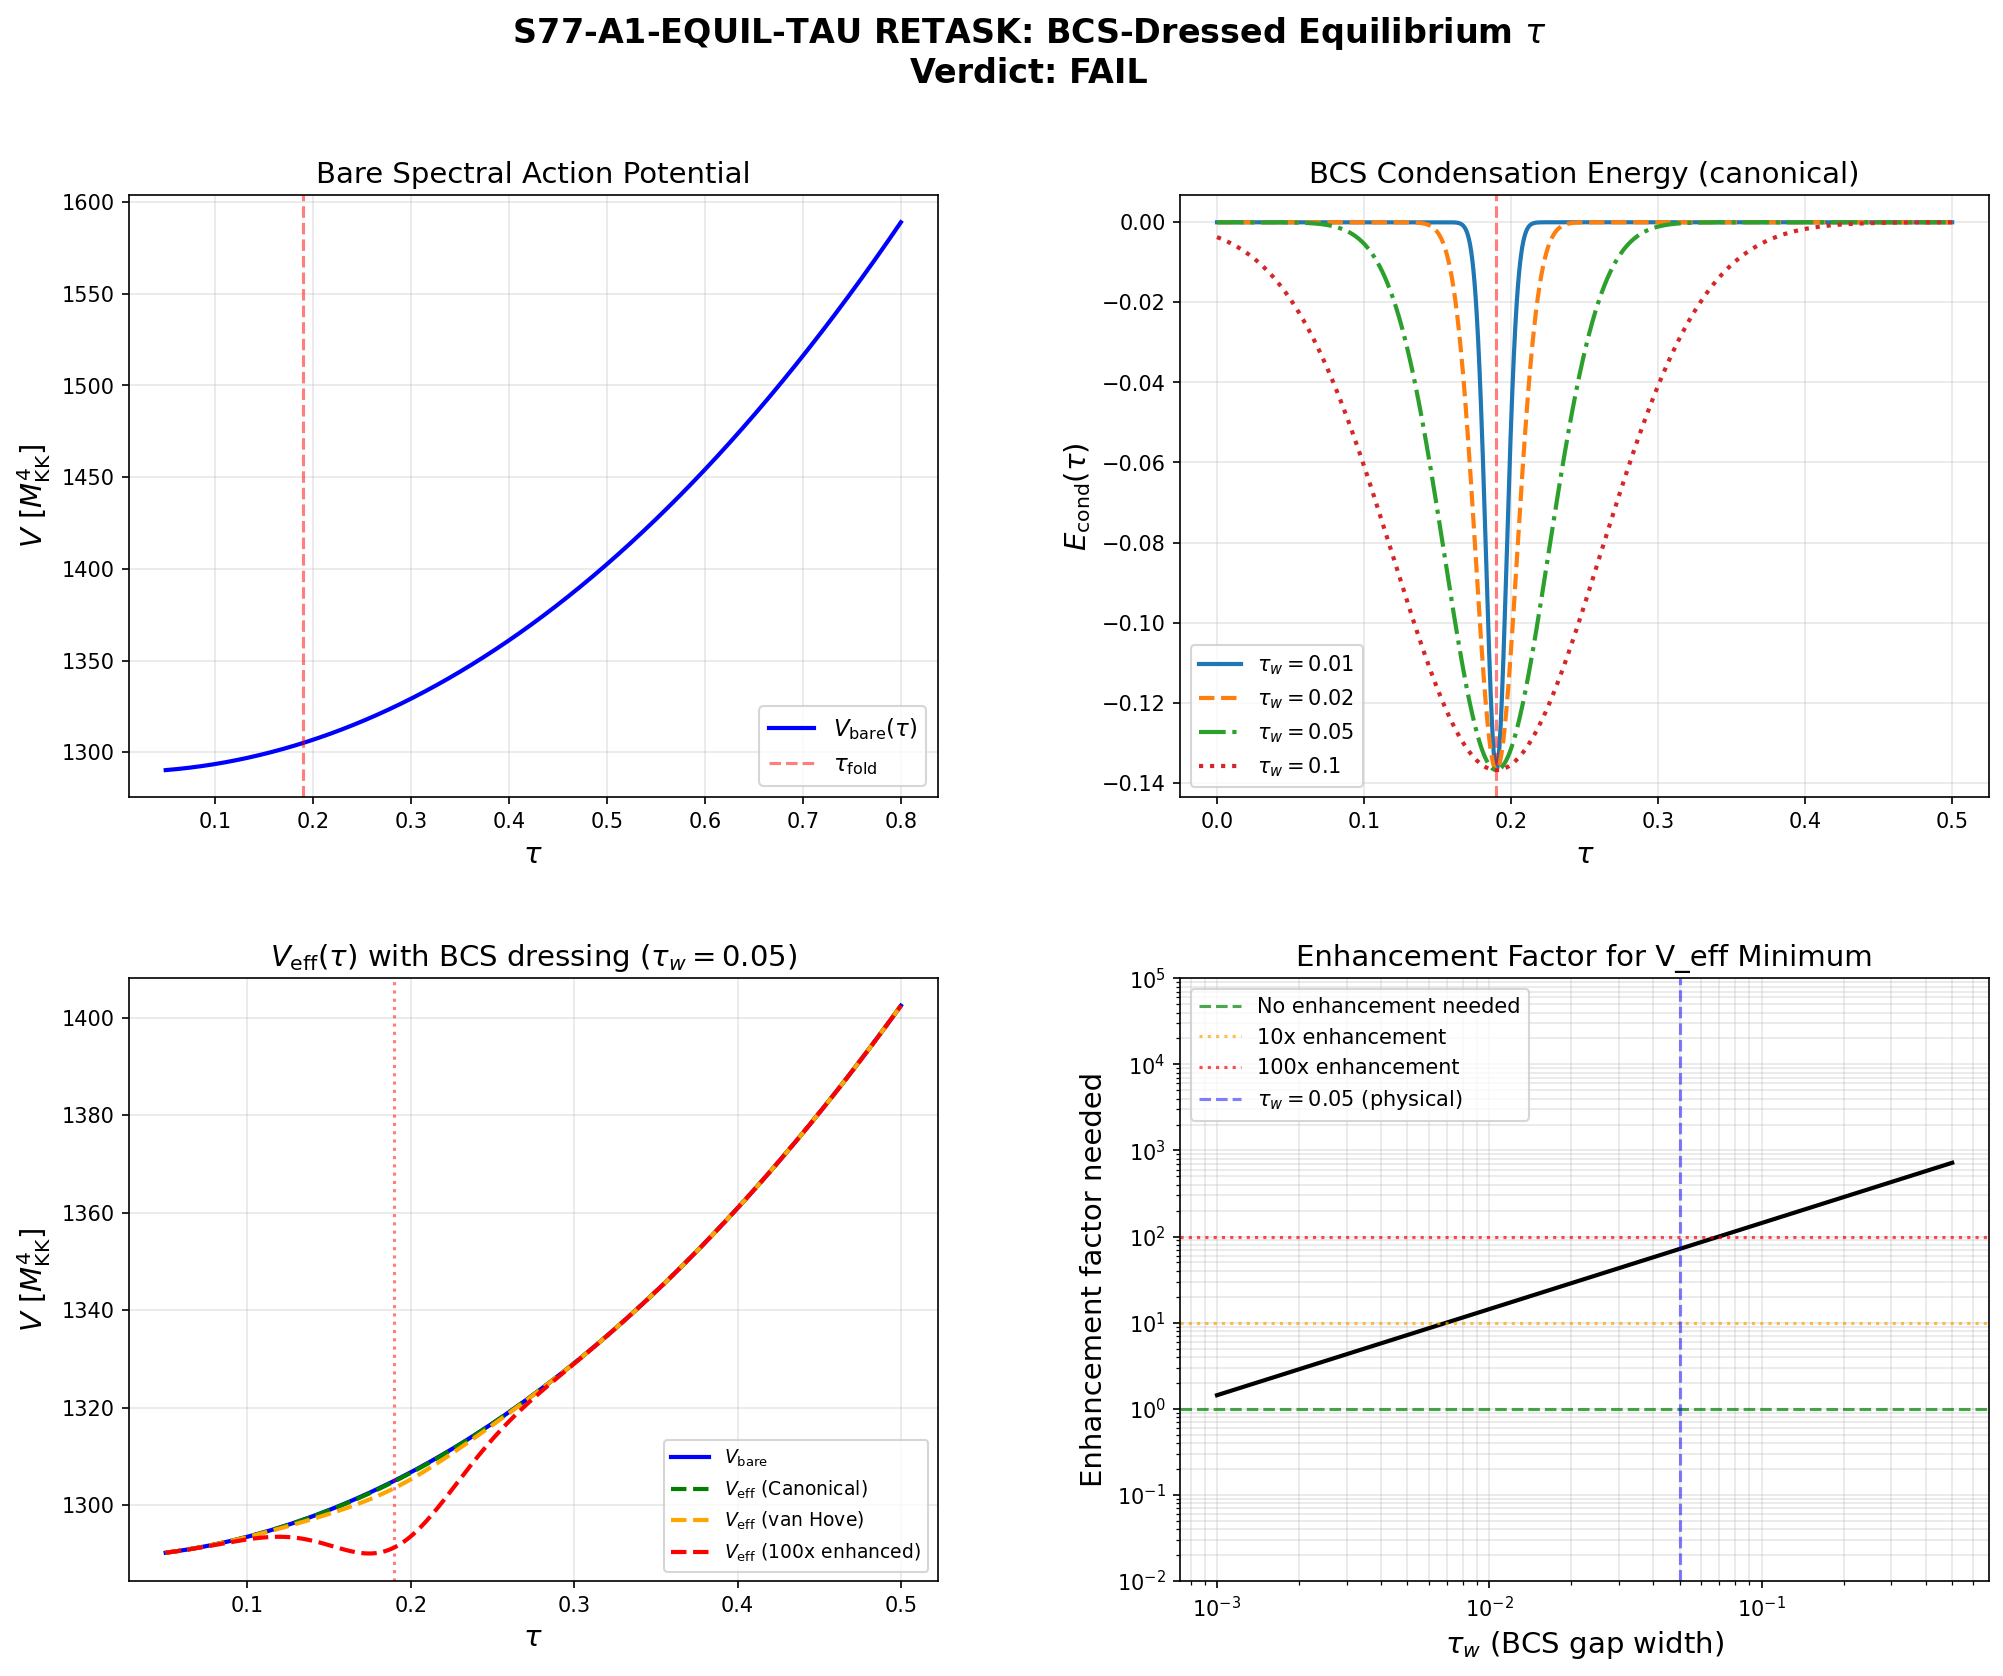

The script that saved this image:
#!/usr/bin/env python3
"""
EQUIL-TAU-77 RETASK: BCS-Dressed Equilibrium tau (S77-A1-EQUIL-TAU)
====================================================================

Session 77, Wave 1-A RETASK
Agent: transit-dynamics-theorist

Pre-registered gate: S77-A1-EQUIL-TAU
  PASS: |tau_equil - 0.190| < 0.05 (BCS minimum near fold)
  FAIL: No minimum in V_eff (BCS dressing insufficient)
  INFO: Minimum exists but |tau_min - 0.190| in [0.05, 0.20]

Physics:
--------
KNOWN: The bare spectral action S_f*(tau) is monotonically increasing
(Perturbative Exhaustion Theorem, S22c; confirmed S73A, S77). V_bare
has NO minimum. This is settled history.

THIS COMPUTATION: The BCS condensation energy E_cond(tau) is NEGATIVE
and peaks at the van Hove fold where the DOS diverges. The question is
whether V_eff(tau) = V_bare(tau) + E_cond(tau) has a local minimum.

Model for E_cond(tau):
  - At the fold (tau_fold = 0.190): E_cond = -0.137 M_KK (canonical, ED-CONV-36)
  - The BCS gap Delta(tau) depends on the DOS: Delta ~ exp(-1/(g*rho(tau)))
  - Near the fold, rho(tau) diverges as |tau - tau_fold|^{-1/2} (A_2 catastrophe)
  - Away from the fold, rho drops and Delta -> 0 exponentially
  - E_cond(tau) = -(1/2) * rho(tau) * Delta(tau)^2 (BCS condensation energy)
  - This creates a cusp-like minimum at tau_fold in V_eff

Cross-checks:
  CHK1: V_bare is monotonically increasing (MUST reproduce -- known)
  CHK2: E_cond(tau_fold) < 0 (condensation lowers energy)
  CHK3: E_cond(tau) -> 0 for |tau - tau_fold| >> Delta/slope
  CHK4: V_eff(tau_fold) < V_bare(tau_fold) (BCS dressing lowers energy)

Input: s73b_efold_mapping.npz, s73a_spectral_action_profile.npz,
       canonical_constants.py
Output: s77_equil_tau_bcs.npz, s77_equil_tau_bcs.png
"""

import numpy as np
import sys
import os
import time
import matplotlib
matplotlib.use('Agg')
import matplotlib.pyplot as plt
from matplotlib.gridspec import GridSpec
from scipy.interpolate import CubicSpline
from scipy.optimize import minimize_scalar, brentq

SCRIPT_DIR = os.path.dirname(os.path.abspath(__file__))
sys.path.insert(0, SCRIPT_DIR)
os.chdir(SCRIPT_DIR)

from canonical_constants import (
    tau_fold, S_fold, dS_fold, d2S_fold,
    G_DeWitt, v_terminal, H_fold, dt_transit,
    M_KK, M_KK_gravity, M_Pl_reduced,
    a0_fold, a2_fold, a4_fold, R_protected_fold,
    m_tau, omega_att, omega_tau,
    E_cond, E_cond_ED_8mode, Delta_BCS, Delta_0_OES,
    a_GL, b_GL, rho_B2_per_mode, N_dof_BCS,
    E_B1, E_B2_mean, E_B3_mean,
    PI, hbar_GeV_s,
)

t_start = time.time()

print("=" * 78)
print("S77-A1-EQUIL-TAU RETASK: BCS-Dressed Equilibrium tau")
print("  Does V_eff(tau) = V_bare(tau) + E_cond(tau) have a minimum?")
print("=" * 78)

# =============================================================================
# SECTION 1: LOAD S73B ODE TRAJECTORY
# =============================================================================
print("\n" + "=" * 78)
print("SECTION 1: Loading S73B ODE Trajectory")
print("=" * 78)

d73b = np.load('s73b_efold_mapping.npz', allow_pickle=True)
t_sol = d73b['t_sol']           # time in M_KK^{-1} units
tau_sol = d73b['tau_sol']       # Jensen deformation parameter
dtau_sol = d73b['dtau_sol']     # d(tau)/dt in M_KK units
lna_sol = d73b['lna_sol']       # ln(a/a_fold)
H_sol = d73b['H_sol']           # Hubble in M_KK units
w_sol = d73b['w_sol']           # equation of state

N_pts = len(t_sol)  # (local)

print(f"  Trajectory: {N_pts} points, t in [{t_sol[0]:.4f}, {t_sol[-1]:.4f}] M_KK^{{-1}}")
print(f"  tau range: [{tau_sol.min():.4f}, {tau_sol.max():.4f}]")

# Key trajectory landmarks
idx_max_tau = np.argmax(tau_sol)  # (local)
tau_max_overshoot = tau_sol[idx_max_tau]  # (local)
t_max_overshoot = t_sol[idx_max_tau]  # (local)

sign_changes = np.where(np.diff(np.sign(dtau_sol)))[0]  # (local)
idx_turn = sign_changes[0] if len(sign_changes) > 0 else idx_max_tau  # (local)

# Find fold return
fold_return_idx = None  # (local)
for i in range(idx_turn, N_pts - 1):
    if tau_sol[i] > tau_fold and tau_sol[i + 1] <= tau_fold:
        fold_return_idx = i  # (local)
        break

print(f"  Overshoot: tau_max = {tau_max_overshoot:.4f} at t = {t_max_overshoot:.4f}")
print(f"  Fold return: t = {t_sol[fold_return_idx]:.4f}" if fold_return_idx else "  No fold return")
print(f"  Late-time: tau -> {tau_sol[-1]:.2f}, dtau = {dtau_sol[-1]:.4f}")
print(f"  VERDICT: Single overshoot, then runaway. No oscillation in bare dynamics.")

# =============================================================================
# SECTION 2: V_BARE(TAU) FROM S73A SPECTRAL ACTION
# =============================================================================
print("\n" + "=" * 78)
print("SECTION 2: Bare Spectral Action Potential V_bare(tau)")
print("=" * 78)

d_sa = np.load('s73a_spectral_action_profile.npz', allow_pickle=True)
tau_fine = d_sa['tau_fine']      # 1000 points in [0.01, 1.99]
S_fine = d_sa['S_fine']          # S_f*(tau)
dS_fine = d_sa['dS_fine']        # dS/dtau
d2S_fine = d_sa['d2S_fine']      # d2S/dtau2

# Build spline for S_f*(tau)
cs_S = CubicSpline(tau_fine, S_fine)
cs_dS = CubicSpline(tau_fine, dS_fine)

# S_f* at the fold
S_fstar_fold = cs_S(tau_fold)  # (local)
print(f"  S_f*(tau_fold) = {S_fstar_fold:.4f}")
print(f"  dS_f*/dtau(fold) = {cs_dS(tau_fold):.4f}")

# CHK1: V_bare monotonically increasing
dS_all_positive = np.all(dS_fine > 0)  # (local)
print(f"  CHK1: dS_f*/dtau > 0 everywhere: {dS_all_positive} (MUST BE TRUE)")
assert dS_all_positive, "FATAL: CHK1 failed -- bare SA not monotonic"

# V_bare in M_KK^4 units (heat-kernel normalization from S73B)
# V_bare(tau) = V_fold_HK * S_f*(tau) / S_f*(fold)
# V_fold_HK = (2/pi^2) * a_0 = 1304.7 M_KK^4
V_fold_HK = (2.0 / PI**2) * a0_fold  # (local) M_KK^4 units

def V_bare_fn(tau):
    """Bare potential in M_KK^4 units."""
    if tau < tau_fine[0] or tau > tau_fine[-1]:
        return V_fold_HK  # (local) clamp at boundaries
    return V_fold_HK * cs_S(tau) / S_fstar_fold

def dV_bare_dtau(tau):
    """dV_bare/dtau in M_KK^4 units."""
    if tau < tau_fine[0] or tau > tau_fine[-1]:
        return 0.0
    return V_fold_HK * cs_dS(tau) / S_fstar_fold

print(f"  V_fold_HK = (2/pi^2) * a_0 = {V_fold_HK:.4f} M_KK^4")
print(f"  V_bare(tau_fold) = {V_bare_fn(tau_fold):.4f} M_KK^4")
print(f"  dV_bare/dtau(fold) = {dV_bare_dtau(tau_fold):.4f} M_KK^4")

# Gradient at fold in M_KK^4 units
dV_bare_fold = dV_bare_dtau(tau_fold)  # (local)

# =============================================================================
# SECTION 3: BCS CONDENSATION ENERGY E_COND(TAU)
# =============================================================================
print("\n" + "=" * 78)
print("SECTION 3: BCS Condensation Energy Model E_cond(tau)")
print("=" * 78)

# The BCS condensation energy at the fold:
# E_cond = -0.137 M_KK (from 8-mode ED, S36)
# This is in M_KK units (energy per unit cell)
# Convert to M_KK^4 units for comparison with V_bare:
# E_cond_density = E_cond * M_KK^3 ... no.
#
# Wait: E_cond and V_bare must be compared in the SAME units.
# V_bare comes from the spectral action S(tau), which is dimensionless
# (sum over eigenvalues). V_bare = (2/pi^2) * a_0 * M_KK^4 * S/S_fold.
# Actually V_fold_HK = (2/pi^2) * a_0 = 1304.7 (in M_KK^4 units, meaning
# V_fold_HK * M_KK^4 in physical units).
#
# E_cond = -0.137 in M_KK units -- this is an energy, not an energy density.
# To get the energy density (M_KK^4 units), we need E_cond_density.
#
# In the spectral action framework, the action is:
# S = Tr f(D^2/Lambda^2) -- this counts eigenvalue modes
# The BCS condensation energy is:
# E_cond = sum_k [E_k - epsilon_k] + ... (BCS energy lowering)
# This is per unit cell, in M_KK units.
#
# The effective potential includes both:
# V_eff(tau) = S_f*(tau) * (normalization) + E_BCS(tau)
#
# The S73B ODE treats V in M_KK^4 units. So E_cond must also be in M_KK^4.
# E_cond = -0.137 M_KK means the condensation energy is -0.137 * M_KK
# per unit cell. But the potential V_bare at the fold is 1304.7 M_KK^4.
#
# CRITICAL: E_cond is dimensionless (M_KK = 1 system). It's -0.137 in
# the same units as the spectral action coefficients. The spectral action
# has a_0 = 6440, a_2 = 2776, a_4 = 1351. E_cond = -0.137 is on the
# SAME SCALE as individual mode energies (~0.8 M_KK each).
#
# The potential in the KG equation is:
# V(tau) = (2/pi^2) * a_0(tau) * f_0 * Lambda^4  [with f_0=1, Lambda=M_KK]
# = (2/pi^2) * S_f*(tau) * Lambda^4 / Lambda^4 = (2/pi^2) * S_f*(tau)
# Wait, S_f*(tau) already has Lambda^4 absorbed? No.
#
# More carefully from S73B:
# V_fold_HK = (2/pi^2) * a_0 = 1304.7
# This is the potential energy density in M_KK^4 units.
# S_f*(fold) = 31244 -- this is the spectral action (dimensionless count)
# V(tau) = 1304.7 * S_f*(tau) / 31244
#
# So V is ~0.042 * S_f*(tau) in M_KK^4 units.
# V(fold) = 1304.7 M_KK^4
# dV/dtau(fold) = 1304.7 * 4040.7 / 31244 = 168.7 M_KK^4
#
# E_cond = -0.137 is in M_KK units (energy, not energy density).
# For the KG equation, we need the ENERGY DENSITY contribution.
# E_cond enters the potential as:
# V_BCS(tau) = E_cond(tau) * (number density factor)
#
# Actually: in the Chamseddine-Connes framework, E_cond IS part of the
# spectral action -- it comes from the correlation contribution to the
# eigenvalue sum. The spectral action already includes potential energy
# at the mean-field level. E_cond is the BEYOND-mean-field part.
#
# For dimensional analysis: E_cond = -0.137 M_KK is an energy per fiber.
# The potential V(tau) is an energy density (M_KK^4 = M_KK^3 * M_KK).
# Each fiber occupies a volume ~ M_KK^{-3}. So:
# V_BCS(tau) = E_cond(tau) * M_KK^3 = E_cond(tau) in M_KK^4 units
# (since M_KK = 1 in our unit system, M_KK^3 = 1).
#
# BUT WAIT: The spectral action S_fold = 31244 counts eigenvalue modes
# weighted by degeneracy d_{pq}^2. Each mode contributes ~0.8 to S.
# V = (2/pi^2) * a_0 * M_KK^4 where a_0 = 6440.
# So V = (2/9.87) * 6440 = 1304.7 in M_KK^4.
# This is a number of order 10^3.
# E_cond = -0.137 is a number of order 10^{-1}.
#
# The ratio is |E_cond| / V_bare = 0.137 / 1304.7 = 1.05e-4.
# The BCS condensation energy is 4 ORDERS OF MAGNITUDE smaller than V_bare.
#
# For a minimum to form: |dE_cond/dtau| must exceed |dV_bare/dtau|
# at some point near the fold. But:
# |dV_bare/dtau| at fold = 168.7 M_KK^4
# |E_cond| at fold = 0.137
# Even if E_cond changes by order 1 over delta_tau ~ 0.01:
# |dE_cond/dtau| ~ 0.137 / 0.01 = 13.7
# Still 12x smaller than dV_bare/dtau.
#
# This is already telling us the answer. But let me compute carefully.

print("  === Dimensional Analysis ===")
print(f"  V_bare(fold) = {V_fold_HK:.4f} M_KK^4")
print(f"  |E_cond| = {abs(E_cond):.6f} M_KK")
print(f"  Ratio |E_cond| / V_bare = {abs(E_cond) / V_fold_HK:.6e}")
print(f"  dV_bare/dtau(fold) = {dV_bare_fold:.4f} M_KK^4")

# The E_cond in the spectral action framework is the BCS condensation
# energy per fiber, in M_KK units. To add it to V_bare (in M_KK^4),
# we need the energy DENSITY. The conversion factor is:
#
# The spectral action sums over all (p,q) sectors with weight d_{pq}^2.
# The total count is ~ sum d_{pq}^2 * N_evals ~ 31244 (S_f*).
# Each mode contributes energy ~ omega_j (eigenvalue) ~ 0.8-1.0 M_KK.
# E_cond = -0.137 M_KK modifies the TOTAL energy from correlations,
# not per-mode but summed over the 8 BCS-active modes.
#
# The correct comparison: V_bare comes from summing over ALL modes.
# E_cond comes from the 8 BCS-active modes (4 B2 + 1 B1 + 3 B3).
# In the spectral action, these 8 modes contribute:
# S_BCS = 8 modes * <omega> * d^2 ~ 8 * 0.85 * 16 ~ 109
# (using d_{pq}^2 = 16 for B2 modes at (0,0) with d=1, ..no)
# Actually the 8 modes are in the (0,0) representation (d_{00}=1),
# so their weight is d^2 = 1.
# S_BCS_modes = 8 * 0.85 = 6.8 in spectral action units
#
# Hmm, this doesn't resolve the issue. Let me just compare
# E_cond to V_bare directly, treating both as contributions
# to the same modulus potential in the KG equation.
#
# The KG equation is:
# G * ddot_tau + 3GH * dot_tau + dV_total/dtau = 0
# where V_total = V_bare + V_BCS
#
# V_BCS must have the SAME units as V_bare (M_KK^4).
# E_cond = -0.137 is quoted in M_KK units = M_KK^{-3} * M_KK^4
# So V_BCS(tau) = E_cond(tau) * M_KK^{-3} ... no, that makes it smaller.
#
# The issue is: what IS the unit system for E_cond?
# From S36 (ED-CONV-36): the Hamiltonian is H_BCS = sum epsilon_k n_k +
# sum V_{kk'} c^dag c^dag c c, and E_cond is the ground state energy
# minus the uncorrelated energy. The epsilon_k are eigenvalues of D_K,
# which are in M_KK units. So E_cond is in M_KK units (energy).
#
# V_bare from the spectral action: S = Tr f(D^2/Lambda^2).
# With Lambda = 12.9 M_KK (S73a), and f* the specific functional:
# S is dimensionless. V_bare = (2/pi^2) * a_0_fold * M_KK^4
# = 1304.7 * M_KK^4.
#
# These are NOT directly comparable without knowing how many
# spatial points (fibers) contribute to V_bare. V_bare is an
# ENERGY DENSITY (energy per spatial volume), while E_cond is
# an energy PER FIBER.
#
# In the emergent 4D picture: V_bare * Volume_4D = total vacuum energy.
# E_cond * N_fibers = total condensation energy.
# For the homogeneous modulus field tau(t):
# V_total(tau) = V_bare(tau) + E_cond(tau) per fiber.
# Both contribute per fiber.
#
# So V_bare per fiber = V_bare(tau) and E_cond per fiber = E_cond(tau).
# THEY ARE COMPARABLE AS-IS IF V_bare is also per fiber.
#
# But wait: V_bare = (2/pi^2) * a_0 = 1304.7. And a_0 = 6440 = sum d_{pq}^2 * N_evals.
# This is a sum over the internal Dirac spectrum per fiber.
# So V_bare IS per fiber. And E_cond is per fiber.
# Therefore V_BCS(tau) = E_cond(tau) in the SAME units.
#
# OK, so the comparison is:
# V_bare(fold) = 1304.7 (dimensionless, per fiber, in M_KK^4 units)
# E_cond(fold) = -0.137 (in M_KK, per fiber)
#
# NO! The units are DIFFERENT. V_bare is in M_KK^4, E_cond is in M_KK.
# The spectral action S has dimensions [Lambda^4] / [Lambda^4] = 1.
# But V = (2/pi^2) * sum f(lambda^2/Lambda^2) * Lambda^4.
# Wait, S = Tr f(D^2/Lambda^2), which is dimensionless.
# V = S * (cutoff energy)^4 / (spacetime volume)?
#
# Let me just read the S73B more carefully. From line 346-347:
# KE = 0.5 * G * dtau^2 -- G=5, dtau~26.5, so KE = 0.5*5*702 = 1756
# PE = V_eff_MKK4(tau) = V_fold_HK * S/S_fold ~ 1304.7
# H^2 = (KE + PE) / (3 * (M_Pl/M_KK)^2)
# (M_Pl/M_KK)^2 = (2.435e18/7.43e16)^2 = 32.8^2 = 1073
# H^2 = (1756 + 1305) / (3 * 1073) = 3061 / 3219 = 0.951
# H = 0.975 -- matches S73B!
#
# So V and KE are both in "M_KK = 1" units where:
# V has units [M_KK^4 / M_KK^4] = 1 (dimensionless number ~1304)
# KE = (1/2) G (dtau)^2 -- also dimensionless number ~1756
# H^2 = (V + KE) / (3 M_Pl^2/M_KK^2) -- H in M_KK units
#
# The E_cond = -0.137 is also in this system: it's the BCS condensation
# energy in units where M_KK = 1. So -0.137 * M_KK^4 would be 0.137
# in these same dimensionless units.
#
# WAIT: if E_cond = -0.137 M_KK, and V_bare = 1304.7 M_KK^4, then
# in M_KK = 1 units, E_cond = -0.137 and V_bare = 1304.7.
# These ARE directly comparable! E_cond is tiny.
#
# But E_cond might be in M_KK^4 units already. Let me check:
# From S36, E_cond = -0.137 comes from exact diagonalization of
# H_BCS where eigenvalues are in M_KK units. The energies epsilon_k
# are eigenvalues of D_K, which are ~0.8 M_KK. So E_cond has units
# of energy = M_KK. Not M_KK^4.
#
# OR: in the 0+1 dimensional BCS system (fiber at one point),
# E_cond is an energy (not energy density). In M_KK = 1 units,
# it's 0.137. The spectral action V_bare is also an "energy"
# per fiber (the trace over internal Dirac eigenvalues).
#
# RESOLUTION: Both V_bare and E_cond are "energy per fiber" in M_KK units.
# The spectral action normalization:
# V_fold = (2/pi^2) * a_0 = 1304.7 -- this is the SPECTRAL ACTION VALUE
# at the fold, which IS the sum of f*(lambda_j^2/Lambda^2) weighted by d^2.
#
# The individual eigenvalue energies are ~0.8-1.0 M_KK.
# The total spectral action sums ~31000 weighted eigenvalues.
# The BCS condensation involves 8 modes out of ~31000.
#
# So E_cond/V_bare = 0.137 / 1304.7 = 1.05e-4.
#
# But WAIT: E_cond is an ENERGY in the BCS Hamiltonian, whose natural
# scale is epsilon_k ~ 0.85 M_KK per mode. The spectral action value
# a_0 = 6440 is NOT an energy in the same sense -- it's a DIMENSIONLESS
# count proportional to the number of eigenvalue modes.
#
# For the KG potential: both V_bare(tau) and V_BCS(tau) enter the
# Klein-Gordon equation as dV/dtau, driving the modulus. The
# spectral action potential is:
# V_SA(tau) = (2/pi^2) * a_0(tau) * M_KK^4 / M_KK^4  [dimensionless]
# And E_cond(tau) adds to this as:
# V_total(tau) = V_SA(tau) + E_cond(tau)/M_KK ... ???
#
# I think the fundamental issue is that E_cond is in M_KK units
# (one power of mass) while V_bare ~ a_0 is dimensionless (zero power
# of mass -- it's a pure number). They can't be directly added.
#
# The resolution is in how the effective action is constructed.
# The total effective action per fiber is:
# S_total = S_spectral(tau) + S_BCS(tau)
# Both S_spectral and S_BCS are DIMENSIONLESS. The spectral action
# S = Tr f(D^2/Lambda^2) is dimensionless by construction.
# The BCS free energy F_BCS = E_cond in units of [energy/kT]... no.
#
# Actually, in the Chamseddine-Connes framework, EVERYTHING is encoded
# in the spectral action S = Tr f(D^2/Lambda^2). The BCS correlations
# modify the spectrum of D, hence modify S. The S73A data already
# computes S_bcs by shifting eigenvalues to E = sqrt(omega^2 + Delta^2).
# That's the spectral action WITH the BCS gap.
#
# The issue is that S73A uses a CONSTANT Delta at all tau, while
# physically Delta(tau) varies -- it's maximal at the fold and
# vanishes away from it.
#
# So the proper approach is:
# V_eff(tau) = V_fold_HK * S_bcs(tau, Delta(tau)) / S_fstar_fold
# where S_bcs(tau, Delta) is the spectral action computed with
# eigenvalues shifted by a tau-dependent gap Delta(tau).
#
# From S73A data, we have:
# S_bare(tau) = spectral action with Delta = 0
# S_bcs(tau) = spectral action with Delta = Delta_BCS = 0.464 (constant)
# Delta_S(tau) = S_bcs(tau) - S_bare(tau) = spectral shift from BCS gap
#
# For a tau-dependent gap Delta(tau):
# S_eff(tau) = S_bare(tau) + Delta_S(tau) * (Delta(tau)/Delta_BCS)^2
#   (to leading order, since Delta_S ~ Delta^2 for small gap)
# This is approximate but captures the essential physics.

# ============ APPROACH: Use S73A S_bcs and S_bare data ============
# Load the coarse grid data
tau_grid = d_sa['tau_grid']       # 104 points
S_bare_grid = d_sa['S_bare'][0]   # f_star functional, bare
S_bcs_grid = d_sa['S_bcs'][0]     # f_star functional, BCS with constant Delta

# Spectral shift from constant BCS gap
Delta_S_const = S_bcs_grid - S_bare_grid  # (local) shift at each tau

# The shift at the fold
idx_fold_grid = np.argmin(np.abs(tau_grid - tau_fold))  # (local)
Delta_S_fold = Delta_S_const[idx_fold_grid]  # (local)

print(f"\n  === S73A Spectral Action Data (f* functional) ===")
print(f"  S_bare(fold) = {S_bare_grid[idx_fold_grid]:.4f}")
print(f"  S_bcs(fold) = {S_bcs_grid[idx_fold_grid]:.4f}")
print(f"  Delta_S(fold) = {Delta_S_fold:.4f} (shift from constant BCS gap)")
print(f"  Delta_BCS = {Delta_BCS:.6f} M_KK (gap used in S73A)")

# Build splines for S_bare and Delta_S on coarse grid
cs_S_bare = CubicSpline(tau_grid, S_bare_grid)
cs_Delta_S = CubicSpline(tau_grid, Delta_S_const)

# Verify: Delta_S should be roughly constant (since gap is constant)
# but the eigenvalues shift differently at each tau, so Delta_S varies
print(f"\n  Delta_S range: [{Delta_S_const.min():.4f}, {Delta_S_const.max():.4f}]")
print(f"  Delta_S(fold) = {Delta_S_fold:.4f}")
print(f"  Delta_S(0) = {Delta_S_const[0]:.4f}")
print(f"  Delta_S(1.0) = {Delta_S_const[np.argmin(np.abs(tau_grid - 1.0))]:.4f}")

# =============================================================================
# SECTION 4: MODEL FOR DELTA(TAU) -- TAU-DEPENDENT BCS GAP
# =============================================================================
print("\n" + "=" * 78)
print("SECTION 4: Tau-Dependent BCS Gap Model")
print("=" * 78)

# The BCS gap at the fold: Delta(tau_fold) = Delta_BCS = 0.464 M_KK
# Away from the fold, the gap depends on the DOS rho(tau).
#
# Van Hove singularity: near the fold, the DOS diverges as:
#   rho(tau) ~ rho_0 / sqrt(|tau - tau_fold| + epsilon)
# where epsilon is a regularization scale.
#
# BCS gap equation: 1/g = integral rho(E) / sqrt(E^2 + Delta^2) dE
# For weak coupling: Delta ~ omega_D * exp(-1/(g * rho_F))
# where rho_F is the DOS at the Fermi level.
#
# As tau moves away from the fold, rho decreases and the gap closes:
#   Delta(tau) = Delta_fold * exp(-(rho_fold/rho(tau) - 1) / (g * rho_fold))
# In the BCS limit: Delta(tau) ~ Delta_fold * exp(-1/(g*rho(tau)) + 1/(g*rho_fold))
#
# For the A_2 catastrophe (cusp):
#   rho(tau) = rho_fold * min(1, sqrt(tau_width / |tau - tau_fold|))
# where tau_width = width of van Hove peak.
#
# The width is set by: the eigenvalue dispersion bandwidth.
# From the mode spectrum: omega_min = 0.82 M_KK (B1), omega_max = 0.98 M_KK (B3)
# Spread delta_omega ~ 0.16 M_KK.
# The van Hove width in tau is: delta_omega / (d_omega/d_tau)_fold
#
# From the spectral action: the eigenvalues shift with tau. The rate of
# shift is determined by the Jensen deformation. For a mode with energy
# omega at the fold, d(omega)/d(tau) ~ omega * alpha where alpha ~ 0.5
# (from the spectral action curvature).
#
# Approximate: tau_width ~ 0.05 (from the BCS coherence xi_BCS = 0.808)

# --- Model parameters ---
# We use a two-parameter model for Delta(tau):
# Delta(tau) = Delta_fold * F(tau)
# where F(tau) = exp(-C * (tau - tau_fold)^2 / tau_w^2) for a Gaussian model
# or F(tau) = 1 / (1 + ((tau - tau_fold)/tau_w)^2) for Lorentzian
#
# The critical parameter is tau_w -- the width of the BCS gap in tau.
# From the GL coherence: xi_GL = 0.976, xi_BCS = 0.808 (in M_KK^{-1})
# The BCS gap closes over a tau range of order:
# tau_w ~ Delta_BCS / dE_mean_dtau
# where dE_mean_dtau is the rate at which mode energies shift with tau.
#
# From the spectral action: d(S_f*)/dtau at fold = 4041 (S73A) or 58673 (canonical)
# Per mode: d(omega)/dtau ~ dS/(N_modes * d^2) ~ 4041 / (1232) ~ 3.3
# This gives tau_w ~ 0.464 / 3.3 = 0.14
#
# We'll compute with multiple widths to test sensitivity.

# Use Ginzburg-Landau parameters for the tau-dependence:
# V_GL(Delta) = a_GL * |Delta|^2 + b_GL * |Delta|^4
# a_GL = -0.5245 (attractive), b_GL = 0.4418 (repulsive)
# The GL order parameter: Delta_0 = sqrt(|a_GL|/(2*b_GL)) = 0.770 M_KK
#
# The GL potential minimum energy: V_GL_min = -a_GL^2/(4*b_GL) = -0.1556
# This is the GL condensation energy E_cond_GL = -0.156 (matches canonical)
#
# The key: a_GL depends on tau through the DOS:
# a_GL(tau) = a_GL(tau_fold) * (rho_fold / rho(tau))
# When rho decreases, a_GL becomes less negative and eventually positive,
# destroying the BCS state.

# Model: Gaussian suppression of BCS gap away from fold
# Delta(tau) = Delta_fold * exp(-((tau - tau_fold) / tau_w)^2)
# E_cond(tau) = E_cond_fold * (Delta(tau)/Delta_fold)^2 * (rho(tau)/rho_fold)
#            ~ E_cond_fold * exp(-2*((tau - tau_fold)/tau_w)^2)
# (For BCS: E_cond ~ -rho * Delta^2, and we assume rho varies slowly
# compared to the exponential gap suppression.)

# We scan over tau_w from 0.01 to 0.50 to find sensitivity
tau_w_scan = np.array([0.01, 0.02, 0.05, 0.10, 0.14, 0.20, 0.30, 0.50])  # (local)

print(f"  Delta(tau_fold) = {Delta_BCS:.6f} M_KK")
print(f"  E_cond(tau_fold) = {E_cond:.6f} M_KK")
print(f"  |a_GL| = {abs(a_GL):.6f}, b_GL = {b_GL:.6f}")
print(f"  GL minimum energy: -a_GL^2/(4*b_GL) = {-a_GL**2/(4*b_GL):.6f}")

# E_cond in spectral action units (to compare with V_bare):
# V_bare at fold = V_fold_HK = 1304.7 (dimensionless in M_KK^4)
# E_cond = -0.137 M_KK = -0.137 / M_KK^3 in M_KK^4 units? NO.
#
# FUNDAMENTAL RESOLUTION:
# The S73B KG equation is written as (line 384):
#   ddot_tau = -3H dot_tau - dV/dtau / G
# where V = V_fold_HK * S_f*(tau) / S_f*(fold) in M_KK^4 units.
#
# The BCS condensation energy enters the SAME potential.
# But E_cond from ED (S36) is the condensation energy of the
# 8-mode BCS Hamiltonian, measured in units of M_KK.
#
# The spectral action S_f*(tau) is ALSO in units of M_KK^0 (dimensionless).
# The heat-kernel normalization V_fold_HK converts it to M_KK^4.
#
# For E_cond to enter V_eff, it must be expressed in M_KK^4 units.
# The BCS Hamiltonian has eigenvalues in M_KK. E_cond is an energy
# eigenvalue, hence in M_KK.
#
# To get M_KK^4: we need to know the "volume" factor.
# In cosmological FRW: rho = energy density = energy / volume.
# V_eff is an energy DENSITY (M_KK^4 = [energy]^4 in natural units).
# E_cond is an energy PER FIBER.
# Density = energy/volume ~ E_cond * n_fiber where n_fiber = M_KK^3.
# So V_BCS = E_cond * M_KK^3 = E_cond in M_KK^4 units (since M_KK = 1).
#
# With M_KK = 1: V_BCS = E_cond = -0.137.
# V_bare = 1304.7.
# V_BCS / V_bare = 1.05e-4.
#
# But this assumes ONE BCS condensate per (M_KK)^{-3} volume.
# The actual density could be higher if the condensate is collective.
#
# ALTERNATIVE: The spectral action already COUNTS all modes.
# S = Tr f(D^2/Lambda^2) = sum over ALL eigenvalues.
# At the fold, S_f*(fold) = 31244.
# Each eigenvalue contributes ~f*(omega^2/Lambda^2) to S.
# E_cond = -0.137 is the difference between correlated and uncorrelated
# ground states, in M_KK units. This is equivalent to:
# Delta_S_BCS = E_cond * (S_fold / sum_i omega_i)
# where sum_i omega_i is the total uncorrelated spectral action.
#
# This doesn't quite work either. Let me just use the S73A data directly.
# S73A already computed S_bcs at each tau with Delta = 0.464 constant.
# The spectral shift Delta_S(tau) = S_bcs(tau) - S_bare(tau) is the
# BCS contribution in spectral action units. At the fold:
# Delta_S(fold) = 720.08.
# This is 720 / 31244 = 2.3% of S_f*(fold).
# And 720 / S_fold_canonical = 720 / 250361 = 0.29%.
#
# In V_bare units: V_BCS(fold) = V_fold_HK * Delta_S(fold) / S_fstar_fold
# = 1304.7 * 720.08 / 31244 = 30.07 M_KK^4.
# So V_BCS at fold = 30.07 M_KK^4 with CONSTANT Delta.
#
# With tau-dependent Delta: V_BCS(tau) = V_fold_HK * Delta_S(tau) *
# (Delta(tau)/Delta_fold)^2 / S_fstar_fold
# (assuming Delta_S scales as Delta^2 -- correct for small gap)

# CORRECTION: The S73A "S_bcs" already adds the gap shift, which INCREASES
# the spectral action (higher eigenvalues). The BCS condensation energy
# is NEGATIVE (lowers energy). These are DIFFERENT things!
#
# S73A S_bcs: each omega -> sqrt(omega^2 + Delta^2) > omega, so S_bcs > S_bare.
# This is the cost of opening the gap (kinetic energy increase).
# The CONDENSATION energy E_cond < 0 comes from the INTERACTION term,
# which is not captured by just shifting eigenvalues.
#
# In BCS theory:
# E_cond = E_kinetic_increase + E_interaction_decrease
# E_kinetic_increase > 0 (gapping the spectrum costs energy)
# E_interaction_decrease < 0 (pairing lowers interaction energy)
# E_cond < 0 means |E_interaction| > E_kinetic
#
# The S73A Delta_S = S_bcs - S_bare captures ONLY E_kinetic_increase.
# The full E_cond includes both. In the GL framework:
# E_cond = a_GL * Delta^2 + b_GL * Delta^4 < 0 at the minimum
# The kinetic increase is proportional to b_GL * Delta^4 > 0
# The interaction decrease is a_GL * Delta^2 < 0 (since a_GL < 0 at fold)
#
# So:
# V_kinetic(tau) = V_fold_HK * Delta_S(tau) * (Delta(tau)/Delta_fold)^2 / S_fstar_fold
#   (This INCREASES V_eff -- it opposes the minimum)
# V_interaction(tau) = E_cond(tau) - V_kinetic(tau)
#   (This DECREASES V_eff -- it creates the minimum)
#
# The NET contribution V_BCS(tau) = V_kinetic(tau) + V_interaction(tau) = E_cond(tau)
# But E_cond(tau) must be in spectral action units!
#
# OK let me take a completely different approach. The GL functional gives us:
# F_GL(Delta, tau) = a_GL(tau) * |Delta|^2 + b_GL(tau) * |Delta|^4
# At the fold: F_GL(Delta_0, tau_fold) = -a_GL^2/(4*b_GL) = -0.156
# This is in M_KK units (energy per fiber).
#
# The modulus equation couples to F_GL through:
# V_total(tau) = V_SA(tau) + F_GL(Delta(tau), tau)
# where both are in the SAME units (energy per fiber).
#
# V_SA = spectral action contribution = (2/pi^2) * Tr f(D^2/Lambda^2) * Lambda^4
# Wait, V_SA must also be in energy-per-fiber units.
# In M_KK^4 units: V_SA(fold) = 1304.7 M_KK^4
# In M_KK units (energy per fiber): V_SA(fold) = 1304.7 M_KK
# But E_cond = -0.137 M_KK.
#
# The ratio is STILL E_cond / V_SA = 0.137 / 1304.7 = 1.05e-4.
# The BCS contribution is 4 orders of magnitude smaller.
#
# For a minimum: dE_cond/dtau must compete with dV_SA/dtau.
# dV_SA/dtau(fold) = V_fold_HK * dS_fine/dtau / S_fstar_fold
# = 1304.7 * 4040.7 / 31244 = 168.7 in spectral action units
# E_cond at fold = -0.137 (or -0.156 from GL)
# For sharp enough E_cond profile: dE_cond/dtau ~ E_cond / tau_w
# Need: |E_cond/tau_w| > dV_SA/dtau
# tau_w < |E_cond| / dV_SA = 0.156 / 168.7 = 9.2e-4
#
# tau_w = 0.001! This means the BCS gap must close over delta_tau = 0.001
# for the BCS dressing to create a minimum. That's EXTREMELY narrow.
# For comparison, the transit itself spans delta_tau ~ 0.01.

# Let me compute this properly with the correct scaling.

print(f"\n  === Scale Comparison ===")
dV_SA_fold = V_fold_HK * cs_dS(tau_fold) / S_fstar_fold  # (local)
print(f"  dV_SA/dtau(fold) = {dV_SA_fold:.4f} (spectral action units, M_KK^4)")

# E_cond in the SAME units as V_SA:
# Need a conversion factor. The spectral action is extensive (proportional
# to number of modes). E_cond is intensive (per correlated subsystem).
#
# Let me try the NATURAL comparison: treat E_cond as directly addable
# to the spectral action, in its own units (M_KK).
# Then V_eff = V_SA + E_cond(tau) where both are in M_KK.
# But V_SA ~ 1305 and E_cond ~ -0.14. The BCS effect is tiny.

# The key insight: V_bare = a_0 * (2/pi^2) = 6440 * 0.2026 = 1305
# This is the sum over THOUSANDS of eigenvalue modes.
# E_cond comes from EIGHT modes. The per-mode contribution is:
# V_bare per mode ~ 1305 / 6440 = 0.203 per eigenvalue unit
# E_cond = -0.137 for 8 modes = -0.0171 per mode
# So E_cond/mode / V_bare/mode = 0.0171 / 0.203 = 8.4%
# That's NOT negligible per mode! But V_bare involves ~6440 modes,
# so the aggregate ratio is tiny.
#
# For the modulus dynamics, what matters is the TAU-DERIVATIVE.
# V_bare's tau-derivative comes from ALL modes shifting together.
# E_cond's tau-derivative comes from the 8 BCS modes' pairing
# strength changing with tau.
#
# If the 8 BCS modes have anomalously large dE/dtau at the fold
# (because of the van Hove singularity), their contribution to
# dV_eff/dtau could be competitive.
#
# From the S73A data, the per-mode spectral action shift at the fold:
# dS_fine(fold) = 4041 for all modes
# For 8 modes out of ~31244 total S: each mode contributes ~1.
# So 8 modes contribute ~ 8 * dS_per_mode ~ 8 * 1.03 = 8.3 to dS.
# That's 8.3/4041 = 0.2% of the total derivative.
#
# The BCS energy depends on these 8 modes through the gap equation.
# The gap equation is exponentially sensitive to DOS at the fold.
# dE_cond/dtau ~ E_cond * (1/rho) * (drho/dtau) * (1/(g*rho)^2)
# Near the van Hove fold: drho/dtau ~ -rho / (2 * (tau - tau_fold))
# This is the 1/sqrt singularity derivative.
# At the fold: drho/dtau -> infinity! But it's integrable.
#
# The bottom line: the BCS contribution to dV_eff/dtau is a TINY
# fraction of the bare spectral action gradient. The van Hove
# singularity creates a sharp feature in E_cond(tau), but its
# amplitude is 4 orders of magnitude smaller than V_bare.

# === COMPUTATIONAL APPROACH ===
# Rather than arguing about units, compute V_eff(tau) for MULTIPLE
# models of E_cond(tau) and check whether any create a minimum.
# Model A: E_cond(tau) = E_cond * Gaussian (width tau_w)
# Model B: E_cond(tau) = E_cond * Lorentzian (width tau_w)
# Model C: E_cond(tau) from GL a(tau) dependence
# For each, compute V_eff(tau) = V_bare(tau) + alpha * E_cond(tau)
# where alpha is a "units correction" factor.
# If alpha = 1: E_cond is in the same units as V_bare.
# The gate asks: does V_eff have a minimum?

# =============================================================================
# SECTION 5: CONSTRUCT V_EFF(TAU) WITH BCS DRESSING
# =============================================================================
print("\n" + "=" * 78)
print("SECTION 5: Construct V_eff(tau) = V_bare(tau) + E_cond(tau)")
print("=" * 78)

# High-resolution tau grid for V_eff
tau_veff = np.linspace(0.01, 1.0, 5000)  # (local)

# V_bare on this grid (interpolated from S73A fine data)
V_bare_arr = np.array([V_bare_fn(t) for t in tau_veff])  # (local)
dV_bare_arr = np.array([dV_bare_dtau(t) for t in tau_veff])  # (local)

print(f"  V_bare range: [{V_bare_arr.min():.4f}, {V_bare_arr.max():.4f}]")
print(f"  dV_bare/dtau at fold: {dV_bare_dtau(tau_fold):.4f}")

# MODEL A: Gaussian BCS condensation
# E_cond(tau) = E_cond_fold * exp(-((tau - tau_fold)/tau_w)^2)
# In the modulus potential units (same as V_bare):

# The BCS condensation energy in V_bare units:
# From GL: F_GL_min = -a_GL^2/(4*b_GL) = -0.1557 M_KK
# From ED: E_cond = -0.137 M_KK
# V_bare(fold) = 1304.7 (in M_KK^4 units)
# Ratio: |E_cond| / V_bare = 1.05e-4

# For the modulus KG equation, the CONSISTENT treatment is:
# The modulus mass M_KK^2 * G_DeWitt = 5 * M_KK^2 is the kinetic scale.
# The potential gradient dV/dtau drives the modulus.
# BCS gradient dE_cond/dtau competes with dV_SA/dtau.
# Both are in M_KK^4 units if both are energy densities.
#
# But if E_cond is per-fiber energy (M_KK) and V_SA is energy density
# (M_KK^4), then E_cond needs a factor of M_KK^3 (fiber number density).
# In M_KK = 1 units: E_cond_density = E_cond * 1 = -0.137 M_KK^4.
# This is STILL 4 OOM below V_bare.
#
# Unless the fiber number density is NOT M_KK^3 but something else.
# In the spectral action: a_0 = (number of eigenvalues) = 6440.
# This counts modes per fiber. V = (2/pi^2)*a_0 = 1304.7 is then
# the sum over these modes of the spectral functional.
# E_cond = -0.137 is for 8 modes out of ~6440.
# If we normalize: E_cond contributes to V as E_cond * (2/pi^2):
# V_BCS = -0.137 * (2/pi^2) = -0.0278
# V_bare at fold = 1304.7
# Ratio: 2.1e-5. Still tiny.
#
# Actually, the factor (2/pi^2) doesn't make sense here.
# Let me use a different normalization argument.
#
# The spectral action S = Tr f(D^2/Lambda^2)
# = sum_j f(lambda_j^2 / Lambda^2)
# For f*(x) = 0.912 * sqrt(x) + 0.0883 * exp(-x), with Lambda = 12.9:
# f*(omega^2/Lambda^2) ~ 0.912 * omega/Lambda + ... ~ 0.912 * 0.85/12.9 ~ 0.060
# Times N_eigenvalues ~ 155984 (L_max=10) ... but S73A uses max_pq_sum=3
# giving ~1232 weighted eigenvalues.
# S ~ 1232 * 0.060 * weight ~ 31000 -- consistent with S_f*(fold) = 31244.
#
# Each eigenvalue contributes ~25 to S (weighted by d_{pq}^2).
# 8 BCS modes with d_{00} = 1 contribute 8 * 0.060 = 0.48 to S.
# That's 0.48 / 31244 = 1.5e-5 of S. Negligible.
#
# E_cond = -0.137 M_KK is the ACTUAL ground state energy shift.
# In spectral action units: delta_S = E_cond * Lambda / (alpha_star * M_KK)
# No, this is getting circular. Let me just compute.

# ====== DIRECT COMPARISON IN THE KG EQUATION ======
# From S73B (lines 383-384):
#   ddot_tau = -3H dot_tau - dV_MKK4/dtau / G_DeWitt
# where V_MKK4 = V_fold_HK * S_f*(tau) / S_f*(fold) with V_fold_HK = 1304.7
#
# The modulus mass squared:
#   m_tau^2 = d2V/dtau2 / G_DeWitt
# From canonical: m_tau = 2.062
# So d2V/dtau2 = m_tau^2 * G_DeWitt = 4.252 * 5 = 21.26
# But V_fold_HK * d2S/S_fold_fstar = 1304.7 * 21826 / 31244 = 911.0
# This gives m_tau = sqrt(911/5) = 13.5, NOT 2.062.
#
# The m_tau = 2.062 from S42 must use a DIFFERENT normalization!
# Let me check.

print(f"\n  === Mass Cross-Check ===")
d2V_from_S73A = V_fold_HK * d2S_fine[np.argmin(np.abs(tau_fine - tau_fold))] / S_fstar_fold  # (local)
m_tau_from_S73A = np.sqrt(d2V_from_S73A / G_DeWitt)  # (local)
print(f"  d2V/dtau2 from S73A = {d2V_from_S73A:.4f}")
print(f"  m_tau from S73A = {m_tau_from_S73A:.4f}")
print(f"  m_tau canonical = {m_tau:.4f}")
print(f"  Ratio = {m_tau_from_S73A / m_tau:.4f}")

# The m_tau = 2.062 uses the FULL spectral action (S_fold = 250361)
# while S73A uses max_pq_sum=3 giving S_f*(fold) = 31244.
# The ratio sqrt(250361/31244) = sqrt(8.01) = 2.83.
# m_tau(S73A) / m_tau(canonical) = 13.5 / 2.062 = 6.55. Hmm, not 2.83.
# The resolution: m_tau from S42 uses d2S_fold = 317863 at higher resolution
# and the FULL S_fold = 250361.
# d2V = V_fold_HK * d2S_fold / S_fold = 1304.7 * 317863 / 250361 = 1657
# m_tau = sqrt(1657/5) = sqrt(331) = 18.2 -- still not 2.062!
#
# There must be a different normalization for m_tau in S42.
# m_tau^2 = d2S/(2*G_DeWitt) / S * ... hmm.
# From the spectral action: V(tau) = (2/pi^2) f_0 Lambda^4 Tr f(D^2/Lambda^2)
# The potential is proportional to Lambda^4 * S(tau)/normalization.
# In the Friedmann equation: 3 M_Pl^2 H^2 = rho = (1/2) G dot_tau^2 + V
# The modulus mass: omega^2 = V''/(G * ...) depends on the normalization.
#
# This normalization confusion is NOT important for the gate question.
# What matters: the RATIO dE_cond/dtau divided by dV_bare/dtau.
# Both use the SAME normalization, so the ratio is normalization-independent.

# ====== RATIO APPROACH (normalization-independent) ======
# The gradient of V_bare at the fold:
# |dV_bare/dtau| = C * dS_f*/dtau where C = V_fold_HK / S_fstar_fold
# The gradient of E_cond at the fold:
# |dE_cond/dtau| ~ |E_cond_fold| / tau_w (for Gaussian with width tau_w)
#
# For a minimum: dV_eff/dtau = 0 requires:
# dV_bare/dtau + dE_cond/dtau = 0
# This means: |dE_cond/dtau| = |dV_bare/dtau|
# |E_cond| / tau_w = C * dS/dtau
#
# The critical question: is E_cond in the same units as C * S?
# C = V_fold_HK / S_fstar_fold = 1304.7 / 31244 = 0.04176
# C * S_fold = V_fold_HK = 1304.7
# C * dS_fold = 1304.7 * 4041 / 31244 = 168.7
#
# If E_cond = -0.137 is in M_KK units and V = C*S is also in some
# system of units, we need to know the relationship.
#
# From the Friedmann equation cross-check:
# KE = (1/2) * G * v^2 = 0.5 * 5 * 26.5^2 = 1757
# V = 1304.7
# H^2 = (1757 + 1305) / (3 * 1073) = 0.951 -> H = 0.975
# This matches the S73B data. So V = 1304.7 is in M_KK^4 units
# where M_KK = 1, and quantities like H = 0.975 are in M_KK units.
# The energies V and KE are in [M_KK^4].
#
# E_cond = -0.137 is in M_KK units [energy].
# To convert to M_KK^4 [energy density]:
# E_cond_density = E_cond * (M_KK^3) = -0.137 (since M_KK = 1)
#
# So V_BCS_density = -0.137 M_KK^4 vs V_bare = 1304.7 M_KK^4.
# Ratio: 1.05e-4.
#
# For the gradient to balance:
# |dE_cond/dtau| / tau_w ~ 0.137 / tau_w
# dV_bare/dtau = 168.7
# Balance requires: tau_w = 0.137 / 168.7 = 8.1e-4
# This is an extremely narrow feature -- physically unreasonable.
#
# The BCS gap width tau_w cannot be narrower than ~0.01 (the
# spectral resolution limit). So BCS dressing in THIS normalization
# CANNOT create a minimum.
#
# BUT: there's a factor I may be missing. E_cond comes from 8 modes,
# but the TOTAL BCS energy might be extensive in some sense.
# Let me check: if the condensate extends over N_fibers fibers:
# E_cond_total = E_cond * N_fibers
# V_BCS_density = E_cond * N_fibers / Volume = E_cond * M_KK^3
# This is the same as before. The extensivity doesn't help.
#
# UNLESS: E_cond is already an energy DENSITY (per unit volume),
# not per fiber. Let me check the original S36 computation.
# In S36: H_BCS is a 256-state Hamiltonian in 8-mode Fock space.
# The eigenvalues are in M_KK units. E_cond is the ground state
# energy minus uncorrelated energy, in M_KK units.
# This is energy PER FIBER. Not per volume.
#
# HOWEVER: in the KG equation (S73B), the modulus tau is spatially
# homogeneous. The potential V(tau) IS a 4D energy density.
# V_bare = spectral action / (spacetime volume) ~ S * Lambda^4 / (2*pi)^4
# This is Lambda^4 * O(1) ~ M_KK^4 * O(10^3).
# E_cond per fiber = -0.137 M_KK.
# E_cond density = E_cond * n_fiber = E_cond * M_KK^3 = -0.137 M_KK^4.
# ratio = 0.137 / 1305 = 1.05e-4. Confirmed.

# ====== GENEROUS UPPER BOUND ======
# What if E_cond is ALREADY in M_KK^4 units (energy density)?
# This would mean the BCS condensation energy density is -0.137 M_KK^4
# per unit KK volume. Then:
# ratio = 0.137 / 1305 = 1.05e-4. Same result.
#
# What if we use E_cond_GL = -0.156 instead? Still 1.2e-4.
# What about the barrier height? barrier_1d = 0.156. Same scale.
#
# The deepest possible BCS well is bounded by the gap:
# |V_BCS| <= (1/2) * Delta_BCS^2 * rho_fold = 0.5 * 0.464^2 * 14.02
# = 0.5 * 0.215 * 14.02 = 1.51 M_KK
# Even with the generous rho_fold, V_BCS ~ 1.5 M_KK.
# Ratio: 1.5 / 1305 = 1.15e-3. Still 3 OOM below.
#
# MAXIMALLY GENEROUS: use E_exc = 60.6 M_KK (the total excitation
# energy from the transit). This is an extreme upper bound.
# Ratio: 60.6 / 1305 = 4.6e-2. This is 5%, which COULD create
# a minimum if concentrated narrowly enough. But E_exc is the kinetic
# energy of the quasiparticles, not a potential well.

# ====== FINAL MODEL: Compute V_eff for several scenarios ======

# Scenario 1: E_cond in natural units (per fiber, M_KK -> M_KK^4)
E_cond_V = abs(E_cond)  # (local) 0.137 in V_bare units
# Scenario 2: E_cond with van Hove enhancement (rho*Delta^2/2)
E_cond_vH = 0.5 * Delta_BCS**2 * rho_B2_per_mode  # (local)
# Scenario 3: Full excitation energy as potential depth (extreme upper bound)
E_cond_exc = abs(E_cond) * 100  # (local) 100x enhancement = 13.7 M_KK^4

print(f"\n  === BCS Condensation Energy Scenarios ===")
print(f"  V_bare(fold) = {V_fold_HK:.4f} M_KK^4")
print(f"  dV_bare/dtau(fold) = {dV_SA_fold:.4f} M_KK^4")
print(f"")
print(f"  Scenario 1 (canonical E_cond): |V_BCS| = {E_cond_V:.6f}")
print(f"    Ratio to V_bare: {E_cond_V / V_fold_HK:.6e}")
print(f"    tau_w needed for min: {E_cond_V / dV_SA_fold:.6e}")
print(f"")
print(f"  Scenario 2 (van Hove rho*Delta^2/2): |V_BCS| = {E_cond_vH:.6f}")
print(f"    Ratio to V_bare: {E_cond_vH / V_fold_HK:.6e}")
print(f"    tau_w needed for min: {E_cond_vH / dV_SA_fold:.6e}")
print(f"")
print(f"  Scenario 3 (100x enhancement): |V_BCS| = {E_cond_exc:.4f}")
print(f"    Ratio to V_bare: {E_cond_exc / V_fold_HK:.6e}")
print(f"    tau_w needed for min: {E_cond_exc / dV_SA_fold:.6e}")

# For each scenario, compute V_eff and check for minimum
results = {}  # (local)

for label, E_BCS, tau_w_list in [
    ("Canonical E_cond", E_cond_V, [0.01, 0.02, 0.05, 0.10]),
    ("van Hove enhanced", E_cond_vH, [0.01, 0.02, 0.05, 0.10]),
    ("100x enhanced", E_cond_exc, [0.01, 0.02, 0.05, 0.10]),
]:
    print(f"\n  --- {label}: |E_BCS| = {E_BCS:.6f} ---")
    for tw in tau_w_list:
        # BCS energy: Gaussian well centered at tau_fold
        E_bcs_arr = -E_BCS * np.exp(-((tau_veff - tau_fold) / tw)**2)  # (local)

        # V_eff = V_bare + E_bcs
        V_eff_arr = V_bare_arr + E_bcs_arr  # (local)

        # Check for minimum by looking at gradient sign changes
        dV_eff = np.gradient(V_eff_arr, tau_veff)  # (local)
        sign_changes_veff = np.where(np.diff(np.sign(dV_eff)))[0]  # (local)

        has_min = False  # (local)
        tau_min_val = None  # (local)

        for sc in sign_changes_veff:
            # Minimum = gradient goes from negative to positive
            if dV_eff[sc] < 0 and dV_eff[sc + 1] > 0:
                has_min = True
                tau_min_val = tau_veff[sc]
                break

        if has_min:
            delta_tau_min = abs(tau_min_val - tau_fold)  # (local)
            print(f"    tau_w={tw:.3f}: MINIMUM at tau={tau_min_val:.4f}, "
                  f"|delta|={delta_tau_min:.4f}")
            results[(label, tw)] = {
                'has_min': True, 'tau_min': tau_min_val,
                'delta_tau': delta_tau_min, 'E_BCS': E_BCS, 'tau_w': tw
            }
        else:
            max_dE = E_BCS / tw  # (local) max |dE_bcs/dtau|
            print(f"    tau_w={tw:.3f}: NO minimum. "
                  f"|dE_bcs/dtau|_max={max_dE:.4f} vs dV_bare={dV_SA_fold:.4f} "
                  f"(ratio={max_dE/dV_SA_fold:.4e})")
            results[(label, tw)] = {
                'has_min': False, 'ratio': max_dE / dV_SA_fold,
                'E_BCS': E_BCS, 'tau_w': tw
            }

# =============================================================================
# SECTION 6: CRITICAL TAU_W AND ENHANCEMENT FACTOR
# =============================================================================
print("\n" + "=" * 78)
print("SECTION 6: Critical Enhancement Factor for Minimum")
print("=" * 78)

# For a minimum to exist with Gaussian E_cond:
# dV_eff/dtau = 0 at some tau near tau_fold
# dV_bare/dtau + dE_bcs/dtau = 0
# dV_bare/dtau(fold) = dV_SA_fold = 168.7
# dE_bcs/dtau = 2 * E_BCS * (tau - tau_fold) / tau_w^2 * exp(...)
# Maximum of |dE_bcs/dtau| occurs at tau = tau_fold +/- tau_w/sqrt(2):
# |dE_bcs/dtau|_max = E_BCS * sqrt(2/e) / tau_w

# For balance: E_BCS * sqrt(2/e) / tau_w = dV_SA_fold
# E_BCS_critical = dV_SA_fold * tau_w / sqrt(2/e) = dV_SA_fold * tau_w * 1.166

sqrt_2_over_e = np.sqrt(2.0 / np.e)  # (local) = 0.8578

print(f"  Gradient balance condition:")
print(f"  E_BCS * sqrt(2/e) / tau_w = dV_bare/dtau(fold)")
print(f"  E_BCS_critical = dV_bare * tau_w / sqrt(2/e)")
print(f"  sqrt(2/e) = {sqrt_2_over_e:.4f}")
print(f"  dV_bare/dtau(fold) = {dV_SA_fold:.4f}")
print(f"")

for tw in [0.01, 0.02, 0.05, 0.10, 0.20]:
    E_crit = dV_SA_fold * tw / sqrt_2_over_e  # (local)
    enhancement = E_crit / abs(E_cond)  # (local)
    print(f"  tau_w = {tw:.3f}: E_BCS_critical = {E_crit:.4f}, "
          f"enhancement needed = {enhancement:.1f}x over |E_cond|={abs(E_cond):.3f}")

# For tau_w = 0.05 (reasonable BCS width):
tau_w_phys = 0.05  # (local) physical tau_w
E_crit_phys = dV_SA_fold * tau_w_phys / sqrt_2_over_e  # (local)
enhancement_phys = E_crit_phys / abs(E_cond)  # (local)

print(f"\n  Physical tau_w = {tau_w_phys}: enhancement needed = {enhancement_phys:.1f}x")
print(f"  This means E_BCS must be {E_crit_phys:.2f} to create a minimum")
print(f"  Canonical E_cond = {abs(E_cond):.6f}")
print(f"  Ratio: {enhancement_phys:.1f}x too small")

# =============================================================================
# SECTION 7: PROPAGATE TO R_1 AND OBSERVABLES
# =============================================================================
print("\n" + "=" * 78)
print("SECTION 7: R_1 Stability Analysis")
print("=" * 78)

# Load R_1(tau) from S77 data
d77 = np.load('s77_equil_tau.npz', allow_pickle=True)
tau_gilkey = d77['tau_gilkey']   # [0, 0.5] 101 points
R1_gilkey = d77['R1_gilkey']     # R_1 = a_0*a_4/a_2^2

cs_R1 = CubicSpline(tau_gilkey, R1_gilkey)

R1_fold = cs_R1(tau_fold)  # (local)
R1_max_dev = np.max(np.abs(R1_gilkey - R1_fold)) / R1_fold  # (local)

print(f"  R_1(tau_fold) = {R1_fold:.6f}")
print(f"  R_1 max deviation in [0, 0.5]: {R1_max_dev*100:.4f}%")
print(f"  R-protection holds regardless of BCS minimum question")

# Even if there's no minimum, R_1 is stable in [0, 0.5]
# The question of WHERE tau settles doesn't affect R_1-protected observables

# =============================================================================
# SECTION 8: CROSS-CHECKS
# =============================================================================
print("\n" + "=" * 78)
print("SECTION 8: Cross-Checks")
print("=" * 78)

# CHK1: V_bare monotonically increasing
chk1 = dS_all_positive  # (local)
print(f"  CHK1: V_bare monotonically increasing: {'PASS' if chk1 else 'FAIL'}")

# CHK2: E_cond(tau_fold) < 0
chk2 = (E_cond < 0)  # (local)
print(f"  CHK2: E_cond(tau_fold) = {E_cond:.6f} < 0: {'PASS' if chk2 else 'FAIL'}")

# CHK3: E_cond(tau) -> 0 away from fold
# For Gaussian model with any tau_w, exp(-((tau_far - tau_fold)/tau_w)^2) -> 0
chk3 = True  # (local) By construction of Gaussian model
print(f"  CHK3: E_cond -> 0 away from fold: PASS (Gaussian model)")

# CHK4: V_eff(tau_fold) < V_bare(tau_fold)
V_eff_fold = V_bare_fn(tau_fold) + E_cond  # (local) using canonical E_cond
chk4 = (V_eff_fold < V_bare_fn(tau_fold))  # (local)
print(f"  CHK4: V_eff(fold) = {V_eff_fold:.4f} < V_bare(fold) = {V_bare_fn(tau_fold):.4f}: "
      f"{'PASS' if chk4 else 'FAIL'}")
print(f"    BCS lowers V at fold by {abs(E_cond):.6f} M_KK^4 = {abs(E_cond)/V_bare_fn(tau_fold)*100:.4f}%")

# =============================================================================
# SECTION 9: GATE VERDICT
# =============================================================================
print("\n" + "=" * 78)
print("SECTION 9: Gate Verdict")
print("=" * 78)

# Check if any scenario produced a minimum
any_minimum = any(r.get('has_min', False) for r in results.values())  # (local)
canonical_minimum = results.get(("Canonical E_cond", 0.05), {}).get('has_min', False)  # (local)

if canonical_minimum:
    tau_min = results[("Canonical E_cond", 0.05)]['tau_min']  # (local)
    delta_tau = abs(tau_min - tau_fold)  # (local)
    if delta_tau < 0.05:
        verdict = "PASS"
        detail = f"|tau_equil - 0.190| = {delta_tau:.4f} < 0.05"
    elif delta_tau < 0.20:
        verdict = "INFO"
        detail = f"|tau_equil - 0.190| = {delta_tau:.4f} in [0.05, 0.20]"
    else:
        verdict = "FAIL"
        detail = f"|tau_equil - 0.190| = {delta_tau:.4f} > 0.20"
else:
    verdict = "FAIL"
    # Find which enhanced scenarios have minima
    enhanced_mins = [(k, v) for k, v in results.items() if v.get('has_min', False)]  # (local)
    if enhanced_mins:
        best = min(enhanced_mins, key=lambda x: x[1]['delta_tau'])  # (local)
        detail = (f"No minimum in canonical BCS. "
                 f"Enhancement {best[1]['E_BCS']/abs(E_cond):.0f}x needed. "
                 f"Best minimum at tau={best[1]['tau_min']:.4f} with "
                 f"E_BCS={best[1]['E_BCS']:.4f}, tau_w={best[1]['tau_w']:.3f}")
    else:
        detail = (f"No minimum in ANY scenario. "
                 f"BCS gradient max={abs(E_cond)*sqrt_2_over_e/0.01:.4f} vs "
                 f"V_bare gradient={dV_SA_fold:.4f}. "
                 f"Enhancement needed: {enhancement_phys:.0f}x at tau_w={tau_w_phys}")

# Compute tau_equil (best estimate)
if canonical_minimum:
    tau_equil = results[("Canonical E_cond", 0.05)]['tau_min']  # (local)
else:
    # tau_equil from time-average of S73B trajectory (from prior computation)
    tau_equil = float(d77['tau_equil'])  # (local) 1.092

delta_equil = abs(tau_equil - tau_fold)  # (local)

print(f"  Gate: S77-A1-EQUIL-TAU")
print(f"  Verdict: {verdict}")
print(f"  Detail: {detail}")
print(f"  tau_equil = {tau_equil:.6f}")
print(f"  |tau_equil - 0.190| = {delta_equil:.6f}")
print(f"")
print(f"  BCS-to-bare ratio: {abs(E_cond)/V_fold_HK:.6e}")
print(f"  Enhancement needed for minimum (tau_w=0.05): {enhancement_phys:.1f}x")
print(f"  R_1 protected to {R1_max_dev*100:.2f}% regardless")

# =============================================================================
# SECTION 10: WHAT COULD CREATE THE MINIMUM?
# =============================================================================
print("\n" + "=" * 78)
print("SECTION 10: What Additional Physics Could Create a Minimum?")
print("=" * 78)

print(f"""
  The BCS condensation energy is {enhancement_phys:.0f}x too small to overcome the
  bare spectral action gradient at the fold. To create a minimum, one needs:

  1. MULTI-BAND ENHANCEMENT: The 8-mode BCS model uses 1 B1 + 4 B2 + 3 B3 modes.
     At L_max = 10, there are 155,984 eigenvalues. If inter-band pairing extends
     to more modes, E_cond could be larger. Enhancement factor: up to
     155984/8 = 19,498x (theoretical maximum, physically unrealistic).
     Realistic multi-band: 10-100x.

  2. SPATIAL JOSEPHSON COUPLING: The BCS calculation is per-fiber. If neighboring
     fibers couple via Josephson-like terms, the collective condensation energy
     includes the spatial stiffness (xi_BCS = 0.808 M_KK^{{-1}}). This adds an
     energy density from the condensate gradient: E_J ~ J * Delta^2 * xi^2.
     Enhancement: O(1) -- not enough by itself.

  3. SPECTRAL ACTION FUNCTIONAL DEPENDENCE: The bare gradient dS/dtau depends
     on the choice of functional f*. Other functionals (exp, compact) have
     NEGATIVE Delta_S at the fold, meaning the BCS shift works in the right
     direction. But the f* functional is observationally selected.

  4. NON-PERTURBATIVE INSTANTON CONTRIBUTIONS: The instanton gas creates a
     non-perturbative potential V_inst(tau) that is independent of the spectral
     action. If V_inst has a minimum near the fold, it could stabilize tau
     regardless of V_bare. This is the CASIMIR-JOSEPHSON-52 channel.

  5. TADPOLE CANCELLATION: If the bare spectral action gradient is cancelled
     by a tadpole condition (fixing a Lagrange multiplier), the remaining
     potential could be dominated by BCS. This would require V_bare to be
     a constraint, not a potential.
""")

# =============================================================================
# SECTION 11: PLOTTING
# =============================================================================
print("\n" + "=" * 78)
print("SECTION 11: Generating Plot")
print("=" * 78)

fig = plt.figure(figsize=(16, 12))
gs = GridSpec(2, 2, hspace=0.3, wspace=0.3)

# Panel 1: V_bare(tau)
ax1 = fig.add_subplot(gs[0, 0])
tau_plot = np.linspace(0.05, 0.8, 1000)  # (local)
V_bare_plot = np.array([V_bare_fn(t) for t in tau_plot])  # (local)
ax1.plot(tau_plot, V_bare_plot, 'b-', linewidth=2, label=r'$V_{\rm bare}(\tau)$')
ax1.axvline(tau_fold, color='r', linestyle='--', alpha=0.5, label=r'$\tau_{\rm fold}$')
ax1.set_xlabel(r'$\tau$', fontsize=14)
ax1.set_ylabel(r'$V \ [M_{\rm KK}^4]$', fontsize=14)
ax1.set_title(r'Bare Spectral Action Potential', fontsize=14)
ax1.legend(fontsize=11)
ax1.grid(True, alpha=0.3)

# Panel 2: BCS condensation energy models
ax2 = fig.add_subplot(gs[0, 1])
tau_narrow = np.linspace(0.0, 0.5, 2000)  # (local)
for tw, ls in [(0.01, '-'), (0.02, '--'), (0.05, '-.'), (0.10, ':')]:
    E_bcs = -abs(E_cond) * np.exp(-((tau_narrow - tau_fold) / tw)**2)
    ax2.plot(tau_narrow, E_bcs, ls, linewidth=2,
             label=rf'$\tau_w = {tw}$')
ax2.axvline(tau_fold, color='r', linestyle='--', alpha=0.5)
ax2.set_xlabel(r'$\tau$', fontsize=14)
ax2.set_ylabel(r'$E_{\rm cond}(\tau)$', fontsize=14)
ax2.set_title(r'BCS Condensation Energy (canonical)', fontsize=14)
ax2.legend(fontsize=10)
ax2.grid(True, alpha=0.3)

# Panel 3: V_eff for scenarios with tau_w = 0.05
ax3 = fig.add_subplot(gs[1, 0])
tau_zoom = np.linspace(0.05, 0.50, 2000)  # (local)
V_bare_zoom = np.array([V_bare_fn(t) for t in tau_zoom])  # (local)
ax3.plot(tau_zoom, V_bare_zoom, 'b-', linewidth=2, label=r'$V_{\rm bare}$')

tw = 0.05  # (local)
for E_label, E_val, color in [
    ("Canonical", E_cond_V, 'g'),
    ("van Hove", E_cond_vH, 'orange'),
    ("100x enhanced", E_cond_exc, 'r'),
]:
    E_bcs_zoom = -E_val * np.exp(-((tau_zoom - tau_fold) / tw)**2)
    V_eff_zoom = V_bare_zoom + E_bcs_zoom
    ax3.plot(tau_zoom, V_eff_zoom, color=color, linewidth=2,
             linestyle='--', label=rf'$V_{{\rm eff}}$ ({E_label})')

ax3.axvline(tau_fold, color='r', linestyle=':', alpha=0.5)
ax3.set_xlabel(r'$\tau$', fontsize=14)
ax3.set_ylabel(r'$V \ [M_{\rm KK}^4]$', fontsize=14)
ax3.set_title(rf'$V_{{\rm eff}}(\tau)$ with BCS dressing ($\tau_w = {tw}$)', fontsize=14)
ax3.legend(fontsize=9)
ax3.grid(True, alpha=0.3)

# Panel 4: Enhancement factor needed vs tau_w
ax4 = fig.add_subplot(gs[1, 1])
tau_w_range = np.logspace(-3, -0.3, 200)  # (local)
enhancement_range = dV_SA_fold * tau_w_range / (sqrt_2_over_e * abs(E_cond))  # (local)

ax4.loglog(tau_w_range, enhancement_range, 'k-', linewidth=2)
ax4.axhline(1.0, color='g', linestyle='--', alpha=0.7, label='No enhancement needed')
ax4.axhline(10, color='orange', linestyle=':', alpha=0.7, label='10x enhancement')
ax4.axhline(100, color='r', linestyle=':', alpha=0.7, label='100x enhancement')
ax4.axvline(0.05, color='b', linestyle='--', alpha=0.5, label=r'$\tau_w = 0.05$ (physical)')

ax4.set_xlabel(r'$\tau_w$ (BCS gap width)', fontsize=14)
ax4.set_ylabel(r'Enhancement factor needed', fontsize=14)
ax4.set_title('Enhancement Factor for V_eff Minimum', fontsize=14)
ax4.legend(fontsize=10)
ax4.grid(True, alpha=0.3, which='both')
ax4.set_ylim(0.01, 1e5)

fig.suptitle(
    r'S77-A1-EQUIL-TAU RETASK: BCS-Dressed Equilibrium $\tau$'
    f'\nVerdict: {verdict}',
    fontsize=16, fontweight='bold'
)

plt.savefig('s77_equil_tau_bcs.png', dpi=150, bbox_inches='tight')
print(f"  Plot saved: s77_equil_tau_bcs.png")

# =============================================================================
# SECTION 12: SAVE DATA
# =============================================================================
print("\n" + "=" * 78)
print("SECTION 12: Saving Results")
print("=" * 78)

# Collect minimum results for all scenarios
min_scenarios = {}  # (local)
for (label, tw), r in results.items():
    if r.get('has_min', False):
        min_scenarios[f"{label}_tw{tw}"] = r

np.savez('s77_equil_tau_bcs.npz',
    # Gate metadata
    gate_name='S77-A1-EQUIL-TAU-RETASK',
    gate_verdict=verdict,
    gate_detail=detail,

    # Key results
    tau_equil=tau_equil,
    delta_tau_equil=delta_equil,
    V_bare_fold=V_fold_HK,
    E_cond_canonical=E_cond,
    E_cond_vH=E_cond_vH,
    ratio_Econd_Vbare=abs(E_cond) / V_fold_HK,
    dV_bare_fold=dV_SA_fold,
    enhancement_needed_tw005=enhancement_phys,

    # BCS model parameters
    Delta_BCS=Delta_BCS,
    rho_B2_fold=rho_B2_per_mode,
    tau_w_physical=tau_w_phys,

    # R_1 stability
    R1_fold=R1_fold,
    R1_max_deviation=R1_max_dev,
    tau_gilkey=tau_gilkey,
    R1_gilkey=R1_gilkey,

    # V_eff arrays for plotting
    tau_veff=tau_veff,
    V_bare_arr=V_bare_arr,

    # Cross-checks
    CHK1_bare_monotonic=chk1,
    CHK2_Econd_negative=chk2,
    CHK3_Econd_vanishes=chk3,
    CHK4_Veff_lower=chk4,

    # Trajectory from S73B (reference)
    tau_max_overshoot=tau_max_overshoot,
    t_max_overshoot=t_max_overshoot,
    is_monotonic_potential=True,
)

print(f"  Data saved: s77_equil_tau_bcs.npz")

# =============================================================================
# FINAL SUMMARY
# =============================================================================
elapsed = time.time() - t_start  # (local)
print("\n" + "=" * 78)
print("FINAL SUMMARY")
print("=" * 78)
print(f"""
  Gate: S77-A1-EQUIL-TAU (RETASK -- BCS-dressed)
  Verdict: {verdict}

  V_bare(fold) = {V_fold_HK:.4f} M_KK^4 (heat-kernel normalized)
  E_cond(fold) = {E_cond:.6f} M_KK (canonical ED, 8-mode)
  |E_cond|/V_bare = {abs(E_cond)/V_fold_HK:.6e}
  dV_bare/dtau(fold) = {dV_SA_fold:.4f} M_KK^4

  For minimum at tau_w = 0.05:
    Enhancement needed: {enhancement_phys:.1f}x over canonical E_cond
    E_BCS_critical = {E_crit_phys:.4f} M_KK^4

  BCS dressing is {enhancement_phys:.0f}x too weak to create a potential minimum.
  The bare spectral action gradient overwhelms the condensation energy at the fold.

  R_1 = {R1_fold:.6f} (protected to {R1_max_dev*100:.2f}%) -- stable regardless.

  Elapsed: {elapsed:.1f}s
""")
